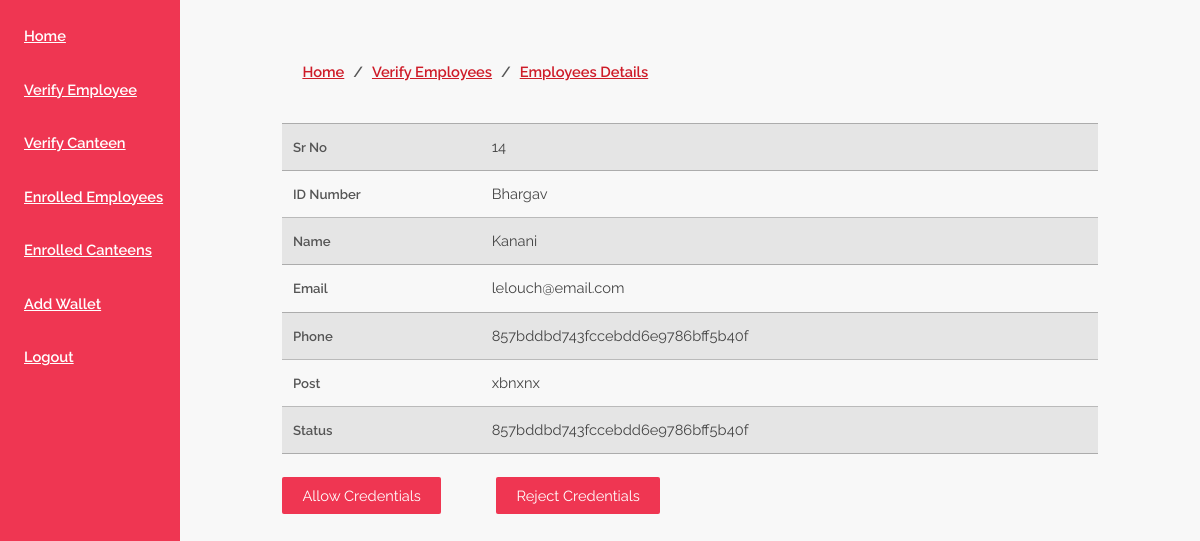
The app's page /verify_cred_details.php?id=14 (signed in) with its own data.
### tables this page shows
CREATE TABLE `users` (
  `id` int(11) NOT NULL,
  `first_name` text NOT NULL,
  `last_name` text NOT NULL,
  `phone` text NOT NULL,
  `email` varchar(50) NOT NULL,
  `password` text DEFAULT NULL,
  `emp_desg` text NOT NULL,
  `emp_id_card_no` text NOT NULL,
  `gender` text NOT NULL,
  `status` varchar(50) NOT NULL DEFAULT 'pending',
  `payment_status` varchar(30) NOT NULL DEFAULT 'unsend'
);

### verify_cred_details.php (the view, shortened to what this page needs)
<link rel="stylesheet" type="text/css" href="css/style.css">
<?php include('header.php'); ?>
<?php
	$admin = mysqli_query($conn,"SELECT * FROM admin WHERE id='{$_SESSION['admin_id']}'");
	$cred_details = mysqli_query($conn,"SELECT * FROM users WHERE id = '{$_GET['id']}'");
	$cred_details_row = mysqli_fetch_row($cred_details);
	if (mysqli_num_rows($admin)>0)
        {
            echo '
            	<div class="sidebar">
	            	<label><a href="home.php">Home</a></label>
	            	<label><a href="verify_cred.php">Verify Employee</a></label>
	            	<label><a href="verify_cred_cand.php">Verify Canteen</a></label>
	            	<label><a href="enrolled_emp.php">Enrolled Employees</a></label>
	            	<label><a href="enrolled_can.php">Enrolled Canteens</a></label>
	            	<label><a href="wallet.php">Add Wallet</a></label>
	            	<label><a href="logout.php">Logout</a></label>
	            </div>
	            <div class="bread_crumb">
	            	<label><a href="home.php" class="a_left">Home</a>/<a href="verify_cred.php" class="a_right">Verify Employees</a>/<a href="verify_cred_details.php?id='.$_GET['id'].'" class="a_right">Employees Details</a></label>
	            </div>
	            <div class="allow_listing">
	            	<table>
	            		<tr>
	            			<th>Sr No</th>
	            			<td>'.$cred_details_row['0'].'</td>
	            		</tr>
	            		<tr>
	            			<th>ID Number</th>
	            			<td>'.$cred_details_row['1'].'</td>
	            		</tr>
	            		<tr>
	            			<th>Name</th>
	            			<td>'.$cred_details_row['2'].'</td>
	            		</tr>
	            		<tr>
	            			<th>Email</th>
	            			<td>'.$cred_details_row['4'].'</td>
	            		</tr>
	            		<tr>
	            			<th>Phone</th>
	            			<td>'.$cred_details_row['5'].'</td>
	            		</tr>
	            		<tr>
	            			<th>Post</th>
	            			<td>'.$cred_details_row['6'].'</td>
	            		</tr>
	            		<tr>
	            			<th>Status</th>
	            			<td>'.$cred_details_row['5'].'</td>
	            		</tr>
	            	</table>
	            	<a href="allowed_cred.php?id='. $cred_details_row['0'] .'" class="allow">Allow Credentials</a>
	            	<a href="reject_cred.php?id='. $cred_details_row['0'] .'" class="reject">Reject Credentials</a>
	            </div>
			';
        }
?>

### records on screen
users: id "14", first_name "Bhargav", last_name "Kanani", email "lelouch@email.com", password "857bddbd743fccebdd6e9786bff5b40f", emp_desg "xbnxnx"
